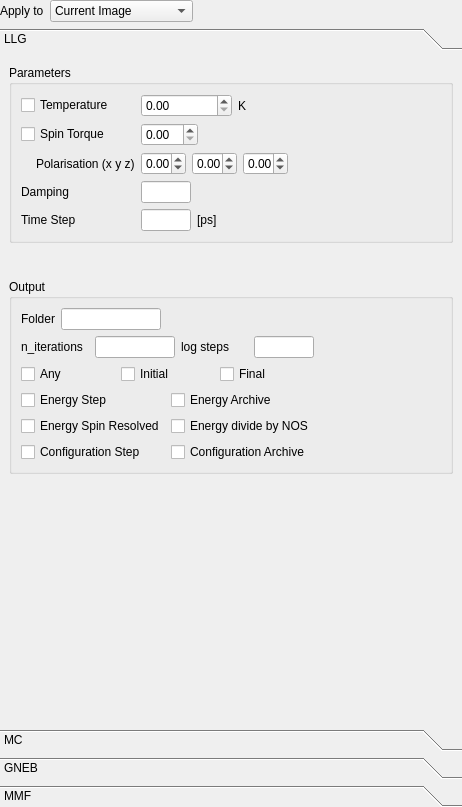
<?xml version="1.0" encoding="UTF-8"?>
<ui version="4.0">
 <class>ParametersWidget</class>
 <widget class="QWidget" name="ParametersWidget">
  <property name="geometry">
   <rect>
    <x>0</x>
    <y>0</y>
    <width>462</width>
    <height>807</height>
   </rect>
  </property>
  <property name="windowTitle">
   <string>Form</string>
  </property>
  <layout class="QGridLayout" name="gridLayout">
   <property name="leftMargin">
    <number>0</number>
   </property>
   <property name="topMargin">
    <number>0</number>
   </property>
   <property name="rightMargin">
    <number>0</number>
   </property>
   <property name="bottomMargin">
    <number>0</number>
   </property>
   <item row="0" column="0">
    <widget class="QScrollArea" name="scrollArea_2">
     <property name="frameShape">
      <enum>QFrame::NoFrame</enum>
     </property>
     <property name="widgetResizable">
      <bool>true</bool>
     </property>
     <widget class="QWidget" name="scrollAreaWidgetContents_2">
      <property name="geometry">
       <rect>
        <x>0</x>
        <y>0</y>
        <width>462</width>
        <height>807</height>
       </rect>
      </property>
      <property name="sizePolicy">
       <sizepolicy hsizetype="Expanding" vsizetype="Expanding">
        <horstretch>0</horstretch>
        <verstretch>0</verstretch>
       </sizepolicy>
      </property>
      <layout class="QGridLayout" name="gridLayout_13">
       <property name="leftMargin">
        <number>0</number>
       </property>
       <property name="topMargin">
        <number>0</number>
       </property>
       <property name="rightMargin">
        <number>0</number>
       </property>
       <property name="bottomMargin">
        <number>0</number>
       </property>
       <item row="0" column="0">
        <layout class="QGridLayout" name="gridLayout_39">
         <item row="0" column="2">
          <widget class="QComboBox" name="comboBox_Parameters_ApplyTo">
           <property name="minimumSize">
            <size>
             <width>120</width>
             <height>0</height>
            </size>
           </property>
           <item>
            <property name="text">
             <string>Current Image</string>
            </property>
           </item>
           <item>
            <property name="text">
             <string>Current Image Chain</string>
            </property>
           </item>
           <item>
            <property name="text">
             <string>All Images</string>
            </property>
           </item>
          </widget>
         </item>
         <item row="0" column="3">
          <spacer name="horizontalSpacer_28">
           <property name="orientation">
            <enum>Qt::Horizontal</enum>
           </property>
           <property name="sizeHint" stdset="0">
            <size>
             <width>40</width>
             <height>20</height>
            </size>
           </property>
          </spacer>
         </item>
         <item row="0" column="1">
          <widget class="QLabel" name="label_33">
           <property name="maximumSize">
            <size>
             <width>60</width>
             <height>16777215</height>
            </size>
           </property>
           <property name="text">
            <string>Apply to</string>
           </property>
          </widget>
         </item>
        </layout>
       </item>
       <item row="1" column="0">
        <widget class="QToolBox" name="toolBox">
         <property name="sizePolicy">
          <sizepolicy hsizetype="Preferred" vsizetype="Expanding">
           <horstretch>0</horstretch>
           <verstretch>0</verstretch>
          </sizepolicy>
         </property>
         <property name="minimumSize">
          <size>
           <width>0</width>
           <height>0</height>
          </size>
         </property>
         <property name="maximumSize">
          <size>
           <width>16777215</width>
           <height>16777215</height>
          </size>
         </property>
         <property name="currentIndex">
          <number>0</number>
         </property>
         <widget class="QWidget" name="page_3">
          <property name="geometry">
           <rect>
            <x>0</x>
            <y>0</y>
            <width>462</width>
            <height>635</height>
           </rect>
          </property>
          <property name="sizePolicy">
           <sizepolicy hsizetype="Preferred" vsizetype="Preferred">
            <horstretch>0</horstretch>
            <verstretch>0</verstretch>
           </sizepolicy>
          </property>
          <property name="minimumSize">
           <size>
            <width>0</width>
            <height>500</height>
           </size>
          </property>
          <attribute name="label">
           <string>LLG</string>
          </attribute>
          <layout class="QGridLayout" name="gridLayout_2">
           <item row="7" column="0">
            <spacer name="verticalSpacer">
             <property name="orientation">
              <enum>Qt::Vertical</enum>
             </property>
             <property name="sizeType">
              <enum>QSizePolicy::Fixed</enum>
             </property>
             <property name="sizeHint" stdset="0">
              <size>
               <width>20</width>
               <height>30</height>
              </size>
             </property>
            </spacer>
           </item>
           <item row="4" column="0">
            <widget class="QGroupBox" name="groupBox">
             <property name="minimumSize">
              <size>
               <width>0</width>
               <height>0</height>
              </size>
             </property>
             <property name="title">
              <string>Parameters</string>
             </property>
             <layout class="QGridLayout" name="gridLayout_5">
              <item row="0" column="1">
               <layout class="QGridLayout" name="gridLayout_89">
                <item row="0" column="3">
                 <widget class="QLabel" name="label_72">
                  <property name="text">
                   <string>K</string>
                  </property>
                 </widget>
                </item>
                <item row="0" column="2">
                 <widget class="QDoubleSpinBox" name="doubleSpinBox_llg_temperature">
                  <property name="maximum">
                   <double>1000.000000000000000</double>
                  </property>
                 </widget>
                </item>
               </layout>
              </item>
              <item row="3" column="0">
               <layout class="QGridLayout" name="gridLayout_91">
                <item row="0" column="1">
                 <widget class="QLabel" name="label_71">
                  <property name="text">
                   <string>Polarisation (x y z)</string>
                  </property>
                 </widget>
                </item>
                <item row="0" column="0">
                 <spacer name="horizontalSpacer_47">
                  <property name="orientation">
                   <enum>Qt::Horizontal</enum>
                  </property>
                  <property name="sizeType">
                   <enum>QSizePolicy::Minimum</enum>
                  </property>
                  <property name="sizeHint" stdset="0">
                   <size>
                    <width>15</width>
                    <height>20</height>
                   </size>
                  </property>
                 </spacer>
                </item>
               </layout>
              </item>
              <item row="4" column="0">
               <widget class="QLabel" name="label_3">
                <property name="text">
                 <string>Damping</string>
                </property>
               </widget>
              </item>
              <item row="3" column="1">
               <layout class="QGridLayout" name="gridLayout_90">
                <item row="0" column="0">
                 <widget class="QDoubleSpinBox" name="doubleSpinBox_llg_stt_polarisation_x">
                  <property name="maximumSize">
                   <size>
                    <width>45</width>
                    <height>16777215</height>
                   </size>
                  </property>
                  <property name="locale">
                   <locale language="C" country="AnyCountry"/>
                  </property>
                  <property name="minimum">
                   <double>-100.000000000000000</double>
                  </property>
                  <property name="maximum">
                   <double>100.000000000000000</double>
                  </property>
                 </widget>
                </item>
                <item row="0" column="1">
                 <widget class="QDoubleSpinBox" name="doubleSpinBox_llg_stt_polarisation_y">
                  <property name="maximumSize">
                   <size>
                    <width>45</width>
                    <height>16777215</height>
                   </size>
                  </property>
                  <property name="locale">
                   <locale language="C" country="AnyCountry"/>
                  </property>
                  <property name="minimum">
                   <double>-100.000000000000000</double>
                  </property>
                  <property name="maximum">
                   <double>100.000000000000000</double>
                  </property>
                 </widget>
                </item>
                <item row="0" column="2">
                 <widget class="QDoubleSpinBox" name="doubleSpinBox_llg_stt_polarisation_z">
                  <property name="maximumSize">
                   <size>
                    <width>45</width>
                    <height>16777215</height>
                   </size>
                  </property>
                  <property name="locale">
                   <locale language="C" country="AnyCountry"/>
                  </property>
                  <property name="minimum">
                   <double>-100.000000000000000</double>
                  </property>
                  <property name="maximum">
                   <double>100.000000000000000</double>
                  </property>
                 </widget>
                </item>
                <item row="0" column="3">
                 <spacer name="horizontalSpacer_57">
                  <property name="orientation">
                   <enum>Qt::Horizontal</enum>
                  </property>
                  <property name="sizeHint" stdset="0">
                   <size>
                    <width>40</width>
                    <height>20</height>
                   </size>
                  </property>
                 </spacer>
                </item>
               </layout>
              </item>
              <item row="5" column="1">
               <layout class="QGridLayout" name="gridLayout_92">
                <item row="0" column="0">
                 <widget class="QLineEdit" name="lineEdit_dt">
                  <property name="minimumSize">
                   <size>
                    <width>40</width>
                    <height>0</height>
                   </size>
                  </property>
                  <property name="maximumSize">
                   <size>
                    <width>50</width>
                    <height>16777215</height>
                   </size>
                  </property>
                 </widget>
                </item>
                <item row="0" column="1">
                 <widget class="QLabel" name="label_41">
                  <property name="text">
                   <string>[ps]</string>
                  </property>
                 </widget>
                </item>
                <item row="0" column="2">
                 <spacer name="horizontalSpacer_48">
                  <property name="orientation">
                   <enum>Qt::Horizontal</enum>
                  </property>
                  <property name="sizeHint" stdset="0">
                   <size>
                    <width>40</width>
                    <height>20</height>
                   </size>
                  </property>
                 </spacer>
                </item>
               </layout>
              </item>
              <item row="2" column="0">
               <widget class="QCheckBox" name="checkBox_llg_stt">
                <property name="text">
                 <string>Spin Torque</string>
                </property>
               </widget>
              </item>
              <item row="2" column="1">
               <layout class="QGridLayout" name="gridLayout_65">
                <item row="0" column="1">
                 <widget class="QDoubleSpinBox" name="doubleSpinBox_llg_stt_magnitude">
                  <property name="locale">
                   <locale language="C" country="AnyCountry"/>
                  </property>
                  <property name="singleStep">
                   <double>0.100000000000000</double>
                  </property>
                 </widget>
                </item>
                <item row="0" column="3">
                 <spacer name="horizontalSpacer_46">
                  <property name="orientation">
                   <enum>Qt::Horizontal</enum>
                  </property>
                  <property name="sizeHint" stdset="0">
                   <size>
                    <width>40</width>
                    <height>20</height>
                   </size>
                  </property>
                 </spacer>
                </item>
               </layout>
              </item>
              <item row="4" column="1">
               <widget class="QLineEdit" name="lineEdit_Damping">
                <property name="minimumSize">
                 <size>
                  <width>40</width>
                  <height>0</height>
                 </size>
                </property>
                <property name="maximumSize">
                 <size>
                  <width>50</width>
                  <height>16777215</height>
                 </size>
                </property>
               </widget>
              </item>
              <item row="0" column="2">
               <spacer name="horizontalSpacer_49">
                <property name="orientation">
                 <enum>Qt::Horizontal</enum>
                </property>
                <property name="sizeHint" stdset="0">
                 <size>
                  <width>40</width>
                  <height>20</height>
                 </size>
                </property>
               </spacer>
              </item>
              <item row="5" column="0">
               <widget class="QLabel" name="label_31">
                <property name="text">
                 <string>Time Step</string>
                </property>
               </widget>
              </item>
              <item row="0" column="0">
               <widget class="QCheckBox" name="checkBox_llg_temperature">
                <property name="text">
                 <string>Temperature</string>
                </property>
               </widget>
              </item>
             </layout>
            </widget>
           </item>
           <item row="8" column="0">
            <widget class="QGroupBox" name="groupBox_2">
             <property name="minimumSize">
              <size>
               <width>0</width>
               <height>0</height>
              </size>
             </property>
             <property name="title">
              <string>Output</string>
             </property>
             <layout class="QGridLayout" name="gridLayout_4">
              <item row="2" column="0">
               <layout class="QGridLayout" name="gridLayout_98">
                <item row="0" column="2">
                 <widget class="QCheckBox" name="checkBox_llg_output_final">
                  <property name="text">
                   <string>Final</string>
                  </property>
                 </widget>
                </item>
                <item row="0" column="1">
                 <widget class="QCheckBox" name="checkBox_llg_output_initial">
                  <property name="text">
                   <string>Initial</string>
                  </property>
                 </widget>
                </item>
                <item row="0" column="0">
                 <widget class="QCheckBox" name="checkBox_llg_output_any">
                  <property name="text">
                   <string>Any</string>
                  </property>
                 </widget>
                </item>
               </layout>
              </item>
              <item row="0" column="0">
               <layout class="QGridLayout" name="gridLayout_100">
                <item row="0" column="0">
                 <widget class="QLabel" name="label_73">
                  <property name="text">
                   <string>Folder</string>
                  </property>
                 </widget>
                </item>
                <item row="0" column="1">
                 <widget class="QLineEdit" name="lineEdit_llg_output_folder">
                  <property name="maximumSize">
                   <size>
                    <width>100</width>
                    <height>16777215</height>
                   </size>
                  </property>
                 </widget>
                </item>
                <item row="0" column="2">
                 <spacer name="horizontalSpacer_58">
                  <property name="orientation">
                   <enum>Qt::Horizontal</enum>
                  </property>
                  <property name="sizeHint" stdset="0">
                   <size>
                    <width>40</width>
                    <height>20</height>
                   </size>
                  </property>
                 </spacer>
                </item>
               </layout>
              </item>
              <item row="3" column="0">
               <layout class="QGridLayout" name="gridLayout_99">
                <item row="0" column="0">
                 <widget class="QCheckBox" name="checkBox_llg_output_energy_step">
                  <property name="text">
                   <string>Energy Step</string>
                  </property>
                 </widget>
                </item>
                <item row="2" column="1">
                 <widget class="QCheckBox" name="checkBox_llg_output_energy_divide">
                  <property name="text">
                   <string>Energy divide by NOS</string>
                  </property>
                 </widget>
                </item>
                <item row="0" column="1">
                 <widget class="QCheckBox" name="checkBox_llg_output_energy_archive">
                  <property name="text">
                   <string>Energy Archive</string>
                  </property>
                 </widget>
                </item>
                <item row="2" column="0">
                 <widget class="QCheckBox" name="checkBox_llg_output_energy_spin_resolved">
                  <property name="text">
                   <string>Energy Spin Resolved</string>
                  </property>
                 </widget>
                </item>
                <item row="3" column="0">
                 <widget class="QCheckBox" name="checkBox_llg_output_configuration_step">
                  <property name="text">
                   <string>Configuration Step</string>
                  </property>
                 </widget>
                </item>
                <item row="3" column="1">
                 <widget class="QCheckBox" name="checkBox_llg_output_configuration_archive">
                  <property name="text">
                   <string>Configuration Archive</string>
                  </property>
                 </widget>
                </item>
               </layout>
              </item>
              <item row="0" column="1">
               <spacer name="horizontalSpacer">
                <property name="orientation">
                 <enum>Qt::Horizontal</enum>
                </property>
                <property name="sizeHint" stdset="0">
                 <size>
                  <width>40</width>
                  <height>20</height>
                 </size>
                </property>
               </spacer>
              </item>
              <item row="1" column="0">
               <layout class="QGridLayout" name="gridLayout_8">
                <item row="0" column="1">
                 <widget class="QLineEdit" name="lineEdit_llg_n_iterations">
                  <property name="minimumSize">
                   <size>
                    <width>20</width>
                    <height>0</height>
                   </size>
                  </property>
                  <property name="maximumSize">
                   <size>
                    <width>80</width>
                    <height>16777215</height>
                   </size>
                  </property>
                 </widget>
                </item>
                <item row="0" column="0">
                 <widget class="QLabel" name="label_42">
                  <property name="text">
                   <string>n_iterations</string>
                  </property>
                 </widget>
                </item>
                <item row="0" column="2">
                 <widget class="QLabel" name="label_43">
                  <property name="text">
                   <string>log steps</string>
                  </property>
                 </widget>
                </item>
                <item row="0" column="3">
                 <widget class="QLineEdit" name="lineEdit_llg_log_steps">
                  <property name="maximumSize">
                   <size>
                    <width>60</width>
                    <height>16777215</height>
                   </size>
                  </property>
                 </widget>
                </item>
               </layout>
              </item>
             </layout>
            </widget>
           </item>
           <item row="9" column="0">
            <spacer name="verticalSpacer_3">
             <property name="orientation">
              <enum>Qt::Vertical</enum>
             </property>
             <property name="sizeHint" stdset="0">
              <size>
               <width>20</width>
               <height>40</height>
              </size>
             </property>
            </spacer>
           </item>
          </layout>
         </widget>
         <widget class="QWidget" name="page_4">
          <property name="geometry">
           <rect>
            <x>0</x>
            <y>0</y>
            <width>462</width>
            <height>635</height>
           </rect>
          </property>
          <property name="sizePolicy">
           <sizepolicy hsizetype="Preferred" vsizetype="Preferred">
            <horstretch>0</horstretch>
            <verstretch>0</verstretch>
           </sizepolicy>
          </property>
          <property name="minimumSize">
           <size>
            <width>0</width>
            <height>0</height>
           </size>
          </property>
          <attribute name="label">
           <string>MC</string>
          </attribute>
          <layout class="QGridLayout" name="gridLayout_3">
           <item row="3" column="0">
            <spacer name="verticalSpacer_2">
             <property name="orientation">
              <enum>Qt::Vertical</enum>
             </property>
             <property name="sizeHint" stdset="0">
              <size>
               <width>20</width>
               <height>40</height>
              </size>
             </property>
            </spacer>
           </item>
           <item row="2" column="0">
            <widget class="QGroupBox" name="groupBox_18">
             <property name="minimumSize">
              <size>
               <width>0</width>
               <height>0</height>
              </size>
             </property>
             <property name="title">
              <string>MC Output</string>
             </property>
             <layout class="QGridLayout" name="gridLayout_94">
              <item row="2" column="0">
               <layout class="QGridLayout" name="gridLayout_102">
                <item row="0" column="0">
                 <widget class="QCheckBox" name="checkBox_mc_output_energy_step">
                  <property name="text">
                   <string>Energy Step</string>
                  </property>
                 </widget>
                </item>
                <item row="0" column="1">
                 <widget class="QCheckBox" name="checkBox_mc_output_energy_archive">
                  <property name="text">
                   <string>Energy Archive</string>
                  </property>
                 </widget>
                </item>
                <item row="1" column="0">
                 <widget class="QCheckBox" name="checkBox_mc_output_energy_spin_resolved">
                  <property name="text">
                   <string>Energy Spin Resolved</string>
                  </property>
                 </widget>
                </item>
                <item row="2" column="0">
                 <widget class="QCheckBox" name="checkBox_mc_output_configuration_step">
                  <property name="text">
                   <string>Configuration Step</string>
                  </property>
                 </widget>
                </item>
                <item row="1" column="1">
                 <widget class="QCheckBox" name="checkBox_mc_output_energy_divide">
                  <property name="text">
                   <string>Energy divide by NOS</string>
                  </property>
                 </widget>
                </item>
                <item row="2" column="1">
                 <widget class="QCheckBox" name="checkBox_mc_output_configuration_archive">
                  <property name="text">
                   <string>Configuration Archive</string>
                  </property>
                 </widget>
                </item>
               </layout>
              </item>
              <item row="1" column="0">
               <layout class="QGridLayout" name="gridLayout_101">
                <item row="0" column="1">
                 <widget class="QCheckBox" name="checkBox_mc_output_initial">
                  <property name="text">
                   <string>Initial</string>
                  </property>
                 </widget>
                </item>
                <item row="0" column="2">
                 <widget class="QCheckBox" name="checkBox_mc_output_final">
                  <property name="text">
                   <string>Final</string>
                  </property>
                 </widget>
                </item>
                <item row="0" column="0">
                 <widget class="QCheckBox" name="checkBox_mc_output_any">
                  <property name="text">
                   <string>Any</string>
                  </property>
                 </widget>
                </item>
               </layout>
              </item>
              <item row="1" column="4">
               <spacer name="horizontalSpacer_51">
                <property name="orientation">
                 <enum>Qt::Horizontal</enum>
                </property>
                <property name="sizeHint" stdset="0">
                 <size>
                  <width>40</width>
                  <height>20</height>
                 </size>
                </property>
               </spacer>
              </item>
              <item row="0" column="0">
               <layout class="QGridLayout" name="gridLayout_59">
                <item row="0" column="0">
                 <widget class="QLabel" name="label_60">
                  <property name="text">
                   <string>n_iterations</string>
                  </property>
                 </widget>
                </item>
                <item row="0" column="1">
                 <widget class="QSpinBox" name="spinBox_mc_n_iterations">
                  <property name="locale">
                   <locale language="C" country="AnyCountry"/>
                  </property>
                 </widget>
                </item>
                <item row="0" column="3">
                 <widget class="QSpinBox" name="spinBox_mc_log_steps">
                  <property name="locale">
                   <locale language="C" country="AnyCountry"/>
                  </property>
                 </widget>
                </item>
                <item row="0" column="2">
                 <widget class="QLabel" name="label_48">
                  <property name="text">
                   <string>log steps</string>
                  </property>
                 </widget>
                </item>
               </layout>
              </item>
             </layout>
            </widget>
           </item>
           <item row="0" column="0">
            <widget class="QGroupBox" name="groupBox_9">
             <property name="minimumSize">
              <size>
               <width>0</width>
               <height>0</height>
              </size>
             </property>
             <property name="title">
              <string>MC Parameters</string>
             </property>
             <layout class="QGridLayout" name="gridLayout_55">
              <item row="0" column="0">
               <layout class="QGridLayout" name="gridLayout_69">
                <item row="0" column="1">
                 <widget class="QDoubleSpinBox" name="doubleSpinBox_mc_temperature">
                  <property name="locale">
                   <locale language="C" country="AnyCountry"/>
                  </property>
                 </widget>
                </item>
                <item row="0" column="0">
                 <widget class="QCheckBox" name="checkBox_mc_temperature">
                  <property name="text">
                   <string>Temperature</string>
                  </property>
                 </widget>
                </item>
                <item row="1" column="0">
                 <widget class="QCheckBox" name="checkBox_mc_acceptance">
                  <property name="text">
                   <string>Acceptance Ratio</string>
                  </property>
                 </widget>
                </item>
                <item row="1" column="1">
                 <widget class="QDoubleSpinBox" name="doubleSpinBox_mc_acceptance">
                  <property name="locale">
                   <locale language="C" country="AnyCountry"/>
                  </property>
                  <property name="singleStep">
                   <double>0.100000000000000</double>
                  </property>
                  <property name="value">
                   <double>0.500000000000000</double>
                  </property>
                 </widget>
                </item>
                <item row="0" column="2">
                 <widget class="QLabel" name="label_59">
                  <property name="text">
                   <string>K</string>
                  </property>
                 </widget>
                </item>
               </layout>
              </item>
              <item row="0" column="1">
               <spacer name="horizontalSpacer_45">
                <property name="orientation">
                 <enum>Qt::Horizontal</enum>
                </property>
                <property name="sizeHint" stdset="0">
                 <size>
                  <width>40</width>
                  <height>20</height>
                 </size>
                </property>
               </spacer>
              </item>
             </layout>
            </widget>
           </item>
           <item row="1" column="0">
            <spacer name="verticalSpacer_22">
             <property name="orientation">
              <enum>Qt::Vertical</enum>
             </property>
             <property name="sizeType">
              <enum>QSizePolicy::Fixed</enum>
             </property>
             <property name="sizeHint" stdset="0">
              <size>
               <width>20</width>
               <height>30</height>
              </size>
             </property>
            </spacer>
           </item>
          </layout>
         </widget>
         <widget class="QWidget" name="page">
          <property name="geometry">
           <rect>
            <x>0</x>
            <y>0</y>
            <width>462</width>
            <height>635</height>
           </rect>
          </property>
          <property name="sizePolicy">
           <sizepolicy hsizetype="Preferred" vsizetype="Preferred">
            <horstretch>0</horstretch>
            <verstretch>0</verstretch>
           </sizepolicy>
          </property>
          <property name="minimumSize">
           <size>
            <width>0</width>
            <height>500</height>
           </size>
          </property>
          <attribute name="label">
           <string>GNEB</string>
          </attribute>
          <layout class="QGridLayout" name="gridLayout_6">
           <item row="5" column="0">
            <spacer name="verticalSpacer_5">
             <property name="orientation">
              <enum>Qt::Vertical</enum>
             </property>
             <property name="sizeHint" stdset="0">
              <size>
               <width>20</width>
               <height>40</height>
              </size>
             </property>
            </spacer>
           </item>
           <item row="2" column="0">
            <spacer name="verticalSpacer_4">
             <property name="orientation">
              <enum>Qt::Vertical</enum>
             </property>
             <property name="sizeType">
              <enum>QSizePolicy::Fixed</enum>
             </property>
             <property name="sizeHint" stdset="0">
              <size>
               <width>20</width>
               <height>30</height>
              </size>
             </property>
            </spacer>
           </item>
           <item row="1" column="0">
            <widget class="QGroupBox" name="groupBox_5">
             <property name="minimumSize">
              <size>
               <width>0</width>
               <height>0</height>
              </size>
             </property>
             <property name="maximumSize">
              <size>
               <width>16777215</width>
               <height>150</height>
              </size>
             </property>
             <property name="title">
              <string>GNEB Parameters</string>
             </property>
             <layout class="QGridLayout" name="gridLayout_78">
              <item row="1" column="1">
               <layout class="QGridLayout" name="gridLayout_75">
                <item row="0" column="0">
                 <widget class="QLabel" name="label_2">
                  <property name="text">
                   <string>Spring Constant</string>
                  </property>
                 </widget>
                </item>
                <item row="0" column="1">
                 <widget class="QLineEdit" name="lineEdit_gneb_springconstant">
                  <property name="minimumSize">
                   <size>
                    <width>40</width>
                    <height>0</height>
                   </size>
                  </property>
                  <property name="maximumSize">
                   <size>
                    <width>50</width>
                    <height>16777215</height>
                   </size>
                  </property>
                  <property name="text">
                   <string>1.0</string>
                  </property>
                 </widget>
                </item>
               </layout>
              </item>
              <item row="7" column="1">
               <widget class="QRadioButton" name="radioButton_Stationary">
                <property name="text">
                 <string>Stationar&amp;y</string>
                </property>
               </widget>
              </item>
              <item row="6" column="1">
               <widget class="QRadioButton" name="radioButton_FallingImage">
                <property name="text">
                 <string>Falling Image</string>
                </property>
               </widget>
              </item>
              <item row="2" column="1">
               <widget class="QRadioButton" name="radioButton_Normal">
                <property name="text">
                 <string>Normal</string>
                </property>
                <property name="checked">
                 <bool>true</bool>
                </property>
               </widget>
              </item>
              <item row="5" column="1">
               <widget class="QRadioButton" name="radioButton_ClimbingImage">
                <property name="text">
                 <string>Climbing Image</string>
                </property>
               </widget>
              </item>
              <item row="1" column="2">
               <spacer name="horizontalSpacer_40">
                <property name="orientation">
                 <enum>Qt::Horizontal</enum>
                </property>
                <property name="sizeHint" stdset="0">
                 <size>
                  <width>40</width>
                  <height>20</height>
                 </size>
                </property>
               </spacer>
              </item>
             </layout>
            </widget>
           </item>
           <item row="3" column="0">
            <widget class="QGroupBox" name="groupBox_19">
             <property name="minimumSize">
              <size>
               <width>0</width>
               <height>0</height>
              </size>
             </property>
             <property name="title">
              <string>GNEB Output</string>
             </property>
             <layout class="QGridLayout" name="gridLayout_95">
              <item row="0" column="0">
               <layout class="QGridLayout" name="gridLayout_7">
                <item row="0" column="1">
                 <widget class="QLineEdit" name="lineEdit_gneb_output_folder">
                  <property name="maximumSize">
                   <size>
                    <width>100</width>
                    <height>16777215</height>
                   </size>
                  </property>
                 </widget>
                </item>
                <item row="0" column="2">
                 <spacer name="horizontalSpacer_2">
                  <property name="orientation">
                   <enum>Qt::Horizontal</enum>
                  </property>
                  <property name="sizeHint" stdset="0">
                   <size>
                    <width>40</width>
                    <height>20</height>
                   </size>
                  </property>
                 </spacer>
                </item>
                <item row="0" column="0">
                 <widget class="QLabel" name="label">
                  <property name="text">
                   <string>Folder</string>
                  </property>
                 </widget>
                </item>
               </layout>
              </item>
              <item row="2" column="3">
               <spacer name="horizontalSpacer_52">
                <property name="orientation">
                 <enum>Qt::Horizontal</enum>
                </property>
                <property name="sizeHint" stdset="0">
                 <size>
                  <width>40</width>
                  <height>20</height>
                 </size>
                </property>
               </spacer>
              </item>
              <item row="4" column="0">
               <layout class="QGridLayout" name="gridLayout_104">
                <item row="1" column="0">
                 <widget class="QCheckBox" name="checkBox_gneb_output_energies_divide">
                  <property name="text">
                   <string>Energies divide by NOS</string>
                  </property>
                 </widget>
                </item>
                <item row="0" column="1">
                 <widget class="QCheckBox" name="checkBox_gneb_output_energies_interpolated">
                  <property name="text">
                   <string>Energies Interpolated</string>
                  </property>
                 </widget>
                </item>
                <item row="2" column="0">
                 <widget class="QCheckBox" name="checkBox_gneb_output_chain_step">
                  <property name="text">
                   <string>Chain Step</string>
                  </property>
                 </widget>
                </item>
                <item row="0" column="0">
                 <widget class="QCheckBox" name="checkBox_gneb_output_energies_step">
                  <property name="text">
                   <string>Energies Step</string>
                  </property>
                 </widget>
                </item>
               </layout>
              </item>
              <item row="2" column="0">
               <layout class="QGridLayout" name="gridLayout_103">
                <item row="0" column="1">
                 <widget class="QCheckBox" name="checkBox_gneb_output_initial">
                  <property name="text">
                   <string>Initial</string>
                  </property>
                 </widget>
                </item>
                <item row="0" column="2">
                 <widget class="QCheckBox" name="checkBox_gneb_output_final">
                  <property name="text">
                   <string>Final</string>
                  </property>
                 </widget>
                </item>
                <item row="0" column="0">
                 <widget class="QCheckBox" name="checkBox_gneb_output_any">
                  <property name="text">
                   <string>Any</string>
                  </property>
                 </widget>
                </item>
               </layout>
              </item>
              <item row="1" column="0">
               <layout class="QGridLayout" name="gridLayout_77">
                <item row="0" column="0">
                 <widget class="QLabel" name="label_44">
                  <property name="text">
                   <string>n_iterations</string>
                  </property>
                 </widget>
                </item>
                <item row="0" column="2">
                 <widget class="QLabel" name="label_45">
                  <property name="text">
                   <string>log steps</string>
                  </property>
                 </widget>
                </item>
                <item row="0" column="1">
                 <widget class="QLineEdit" name="lineEdit_gneb_n_iterations">
                  <property name="minimumSize">
                   <size>
                    <width>20</width>
                    <height>0</height>
                   </size>
                  </property>
                  <property name="maximumSize">
                   <size>
                    <width>80</width>
                    <height>16777215</height>
                   </size>
                  </property>
                 </widget>
                </item>
                <item row="0" column="3">
                 <widget class="QLineEdit" name="lineEdit_gneb_log_steps">
                  <property name="maximumSize">
                   <size>
                    <width>60</width>
                    <height>16777215</height>
                   </size>
                  </property>
                 </widget>
                </item>
               </layout>
              </item>
             </layout>
            </widget>
           </item>
          </layout>
         </widget>
         <widget class="QWidget" name="page_2">
          <property name="geometry">
           <rect>
            <x>0</x>
            <y>0</y>
            <width>462</width>
            <height>635</height>
           </rect>
          </property>
          <attribute name="label">
           <string>MMF</string>
          </attribute>
         </widget>
        </widget>
       </item>
      </layout>
     </widget>
    </widget>
   </item>
  </layout>
 </widget>
 <resources/>
 <connections/>
</ui>
